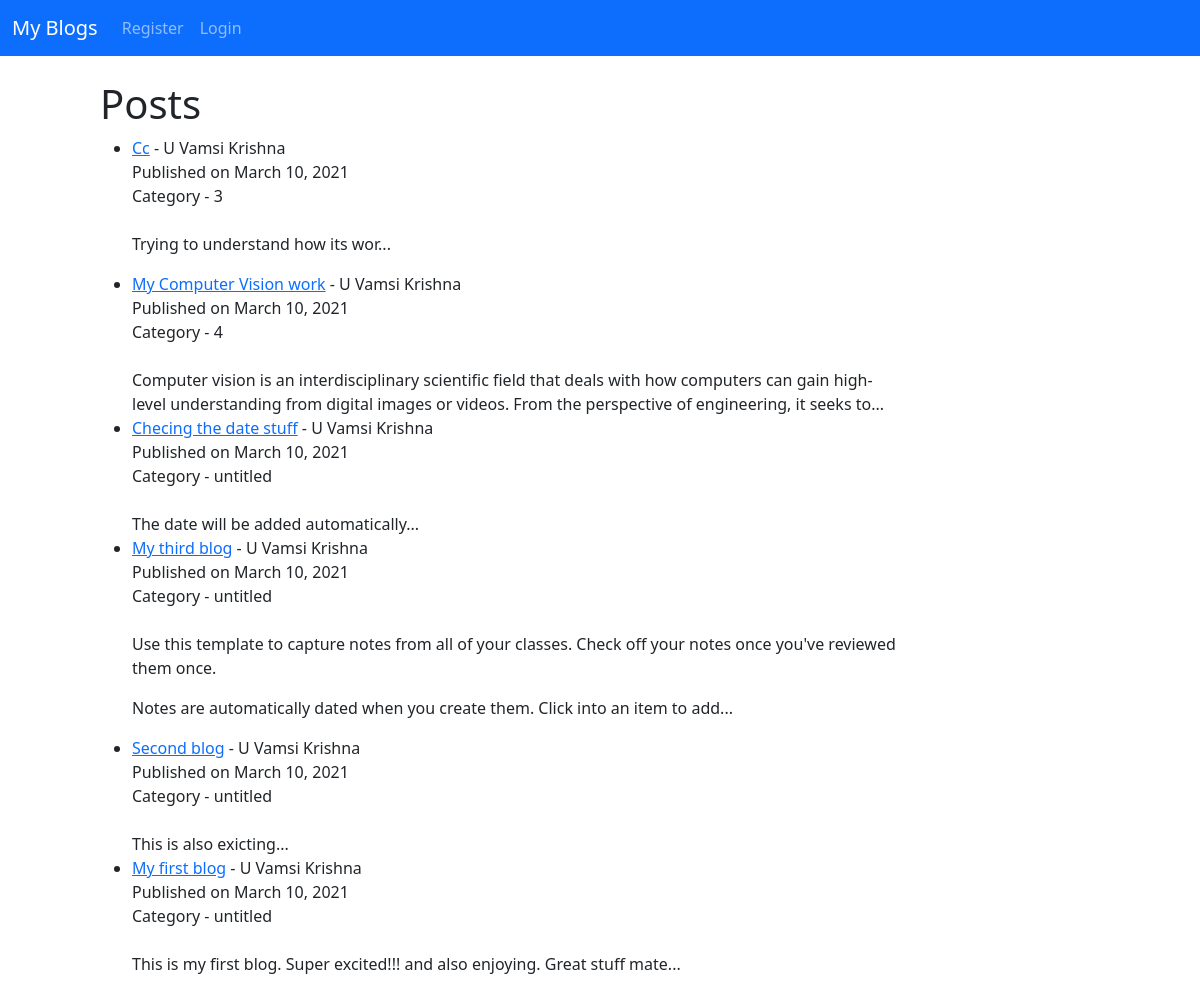
The page / on the database its author committed.
### myblog/models.py (models this page shows, shortened)
class Publish(models.Model):
    title = models.CharField(max_length=50)
    author = models.ForeignKey(User, on_delete=models.CASCADE)
    body = models.TextField()
    date = models.DateField(auto_now_add=True)
    category = models.CharField(max_length=255, default='untitled')

### myblog/views.py (the view)
# urls.py: path('', HomeView.as_view(), name='home'),
class HomeView(ListView):
    model = Publish
    template_name = 'home.html'
    ordering = ['-id']

### myblog/templates/home.html
{% extends 'base.html' %}
{% block content%}
<h1>Posts</h1>
<ul>
{%for post in object_list%}
    <li> <a href="{% url 'article' post.pk %}"> {{post.title }}</a> - {{post.author.first_name}} {{post.author.last_name}}
        <br/> Published on {{post.date  }}
         <br/> Category - {{post.category}}
         <br/>
         <br/>
    {{post.body|slice:":200"|safe}}...
    <br/>
    </li>
{% endfor%}
</ul>
{% endblock %}

### myblog/templates/base.html (shortened to what this page needs)
<!doctype html>
<html lang="en">
  <head>
    <link href="https://cdn.jsdelivr.net/npm/bootstrap@5.0.0-beta2/dist/css/bootstrap.min.css" rel="stylesheet">
  </head>
  <body>
    <nav class="navbar navbar-expand-lg navbar-dark bg-primary">
        <div class="container-fluid">
          <a class="navbar-brand" href="{% url 'home' %}">My Blogs</a>
          <div class="collapse navbar-collapse" id="navbarNavAltMarkup">
            <div class="navbar-nav">
              {% if user.is_authenticated %}
                <a class="nav-link" href="{% url 'add_post' %}">Add post</a>
                <a class="nav-link" href="{% url 'add_category' %}">Add Category</a>
                <a class="nav-link" href="{% url 'logout' %}">Logout</a>
                <a class="nav-link" href="#">About me</a>
              {% else %}
              <a class="nav-link" href="{% url 'register' %}">Register</a>
              <a class="nav-link" href="{% url 'login' %}">Login</a>
              {% endif %}
            </div>
          </div>
        </div>
      </nav>
    <br/>
    <div style="margin-left:100px; margin-right:300px;">
    {% block content%}
    {% endblock %}
    </div>
  </body>
</html>

### rows shown on the page
Publish: title "Cc", author.first_name "U Vamsi", author.last_name "Krishna", date "March 10, 2021", category "3", body "Trying to understand how its wor"
Publish: title "My Computer Vision work", author.first_name "U Vamsi", author.last_name "Krishna", date "March 10, 2021", category "4", body "Computer vision is an interdisciplinary scientific field that deals with how computers can gain high-level understanding from digital images or videos. From the perspective of engineering, it seeks to"
Publish: title "Checing the date stuff", author.first_name "U Vamsi", author.last_name "Krishna", date "March 10, 2021", category "untitled", body "The date will be added automatically"
Publish: title "My third blog", author.first_name "U Vamsi", author.last_name "Krishna", date "March 10, 2021", category "untitled", body "Use this template to capture notes from all of your classes. Check off your notes once you've reviewed them once. Notes are automatically dated when you create them. Click into an item to add"
Publish: title "Second blog", author.first_name "U Vamsi", author.last_name "Krishna", date "March 10, 2021", category "untitled", body "This is also exicting"
Publish: title "My first blog", author.first_name "U Vamsi", author.last_name "Krishna", date "March 10, 2021", category "untitled", body "This is my first blog. Super excited!!! and also enjoying. Great stuff mate"
